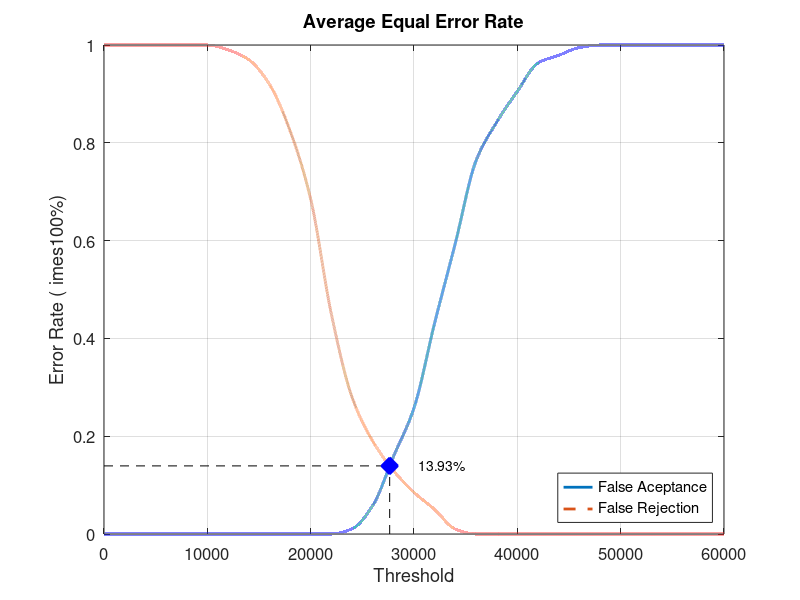
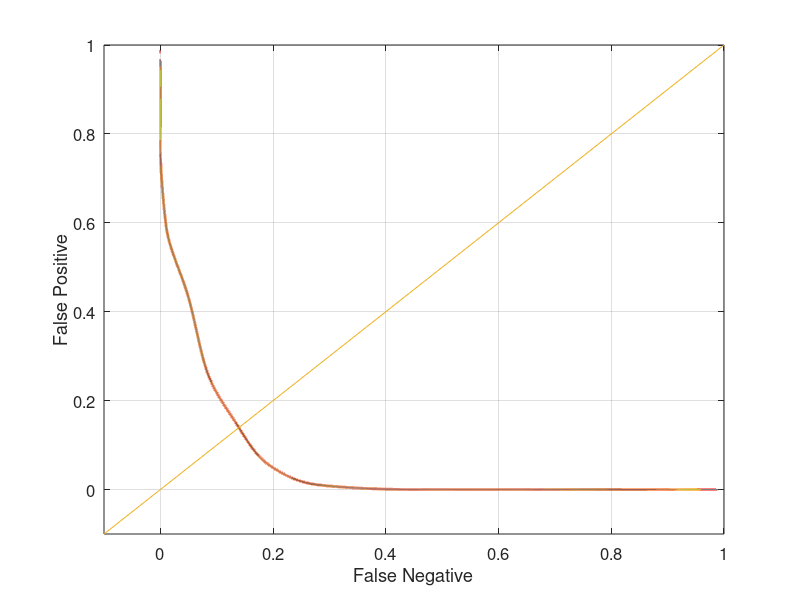

Here is the MATLAB script that generated these plots, in order:
close all;
clear;
clc;
x = 0:2000:60000;
xq = 0:0.5:60000;

y0 = [0 0 0 0 0 0 0 0 0 0 0 0 0.0105263 0.0578947 0.157895 0.257895 0.431579 0.594737 0.763158 0.842105 0.905263 0.963158 0.978947 0.994737 1 1 1 1 1 1 1]
yy0 = interp1(x, y0, xq, 'pchip');
y1 = [1 1 1 1 1 1 0.99 0.97 0.92 0.825 0.685 0.45 0.28 0.19 0.13 0.085 0.05 0.01 0 0 0 0 0 0 0 0 0 0 0 0 0]
yy1 = interp1(x, y1, xq, 'pchip');

% Calculating EER: 
y2 = abs(y0 - y1);
find(y2 == min(y2))
yy2 = abs(yy0 - yy1);
xEER = find(yy2 == min(yy2));
xEERIndex = xq(xEER) % X-axis EER
yEER = yy0(xEER) % Y-axis EER

main = figure
plot(xq, yy0,'-','LineWidth', 2);	hold on
plot(xq, yy1,'--','LineWidth', 2);	hold on
plot([xEERIndex xEERIndex], [0 yEER], 'k--');	hold on
plot([0 xEERIndex], [yEER yEER], 'k--');	hold on
plot(xEERIndex, yEER, 'bx', 'LineWidth', 10);	hold on
text(xEERIndex + 10 * xEERIndex / 100, yEER, [num2str(round((10000 * yEER)) / 100) '%'])
legend('False Aceptance', 'False Rejection', 'Location', 'SouthEast')
xlabel('Threshold')
ylabel('Error Rate (	imes100%)')
title('Average Equal Error Rate')
set(gca, 'FontSize', 12)
axis([0 60000 0 1])
grid on

print(main, 'Database1_4Main', '-dpng');
FNRxFPR = figure('Color', [1 1 1]);
plot(yy1, yy0, '-', yy1, yy0, 'LineWidth', 2);
hold on
y = -0.1:0.1:1
plot(y, y); 
set(gca, 'FontSize', 12)
xlabel('False Negative')
ylabel('False Positive')
axis([-0.1 1 -0.1 1])
set(gca, 'FontSize', 12)
grid on

print(FNRxFPR, 'Database1_4FNRxFPR','-dpng');
